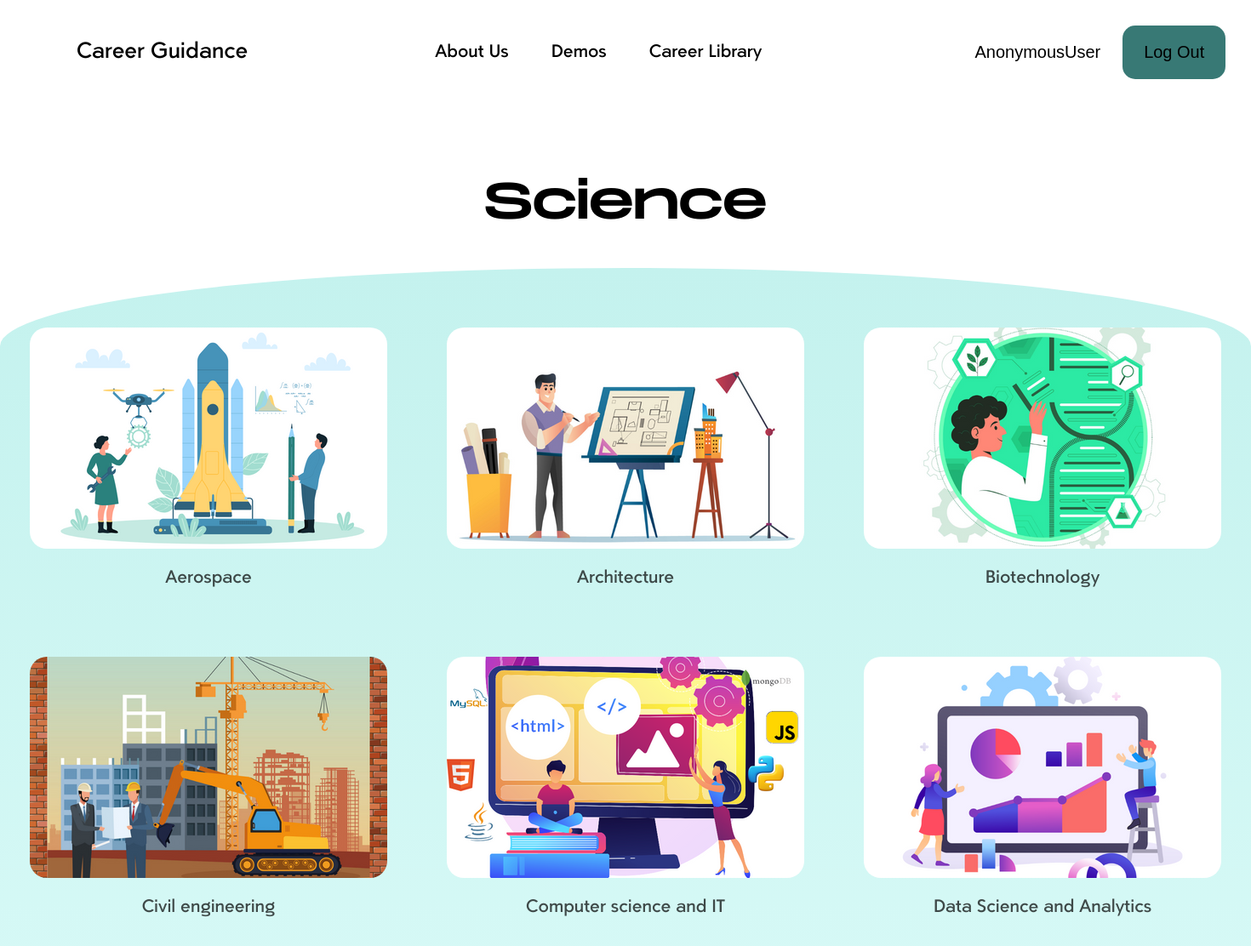
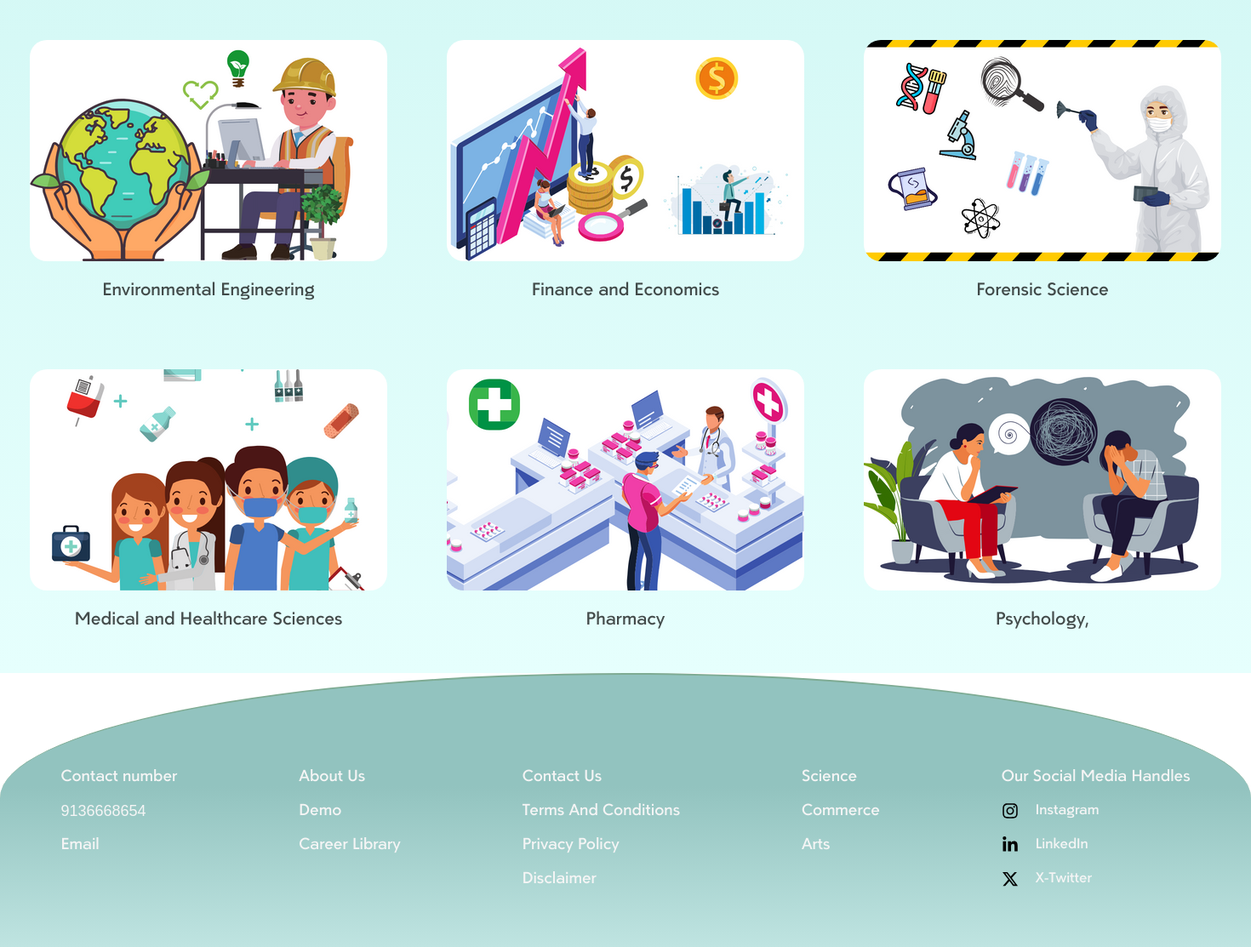
Screenshot of /stream/1 with the database file from the repository (2 pictures, top to bottom).
### app/models.py (models this page shows, shortened)
class Gallery(models.Model):
    BRANCH_CHOICES = (
        ('Science', 'science'),
        ('Commerce', 'commerce'),
        ('Arts', 'arts'),
    )
    title = models.CharField(max_length=100)
    image = models.ImageField(upload_to='static/media')
    branch = models.CharField(max_length=100, choices=BRANCH_CHOICES, default='science')

### app/views.py (the view)
# urls.py: path('stream/<id>', views.stream, name='stream'),
def stream(request, id):
    stream = ""
    if id == '1':
        stream = "Science"
    elif id == '2':
        stream = 'Commerce'
    elif id == '3':
        stream = 'Arts'
    gallery_objects = Gallery.objects.filter(branch=stream)
    context = {
        'stream': stream,
        'gallery_object': gallery_objects,
    }
    return render(request, 'stream.html', context)

### templates/stream.html (shortened to what this page needs)
<!DOCTYPE html>
<html lang="en">
<head>
    <link rel="stylesheet" href="../static/css/science.css">
</head>
<body>
    <div class="container3-1">
        <div class="navbar">
            <div class="left-header">
                    <a href="{% url 'home' %}">
                        <p>Career Guidance</p>
                    </a>
            </div>
            <div class="center-menu">
                <div class="list-1">
                    <ul class="list1-1-1">
                        <li class="list1-1">About Us</li>
                        <li class="list1-1">Demos</li>
                        <li class="list1-1">
                            <a href="{% url 'careerLibrary' %}"> Career Library </a>
                        </li>
                    </ul>
                </div>
            </div>
            <div class="login-details">
                <button> {{ user }} </button>
                <button class="lgin">
                    <a href="{% url 'logout_view' %}">
                        Log Out
                    </a>
                </button>
            </div>
        </div>
        <div class="science">
            <div class="head">
                {{stream}}
            </div>
        </div>
        <div class="sci-career-option">
            <div class="grid">
                {% for gallery_obj in gallery_object %}
                <div class="grid1">
                    <img src="{{ gallery_obj.image.url }}" alt="{{ gallery_obj.title }}" class="pics">
                    <a href="{% url 'error' %}">
                        <p class="para">{{ gallery_obj.title }}</p>
                    </a>
                </div>
                {% endfor%}
            </div>
        </div>
    </div>
    <div class="footer">
        <div class="contact">
            <p>Contact number</p>
            <p class="no">9136668654</p>
            <p>Email</p>
        </div>
        <div class="menu">
            <ul class="list1">
                <li>About Us</li>
                <li>Demo</li>
                <li>Career Library</li>
            </ul>
        </div>
        <div class="policy">
            <ul class="list2">
                <li>Contact Us</li>
                <li>Terms And Conditions</li>
                <li>Privacy Policy</li>
                <li>Disclaimer</li>
            </ul>
        </div>
        <div class="career-options">
            <ul class="list3">
                <li>Science</li>
                <li>Commerce</li>
                <li>Arts</li>
            </ul>
        </div>
        <div class="social">
            <p>Our Social Media Handles</p>
            <ul class="list4">
                <li class="list4-1"><img src="../static/img/instagram.svg" width="20px" height="20px" alt="">
                <p>Instagram</p></li>
                <li class="list4-1"><img src="../static/img/linkedin-in.svg" width="20px" height="20px" alt="">
                <p>LinkedIn</p></li>
                <li class="list4-1"><img src="../static/img/x-twitter.svg" width="20px" height="20px" alt="">
                <p>X-Twitter</p></li>
            </ul>
        </div>
    </div>
</body>
</html>

### static/css/science.css (style rules this page uses)
* { padding: 0px; margin: 0px; }
.list1-1 { list-style-type: none; }
.navbar { font-family: paloseco-medium; padding: 10px 10px; display: flex; align-items: center; font-size: 20px; }
.left-header { position: relative; left: 80px; font-size: 25px; }
.center-menu { position: relative; left: 300px; }
.login-details { position: relative; left: 550px; }
.lgin { padding: 20px 25px; color: white; background-color:#387975 ; border-radius: 15px; margin: 20px; }
.list1-1-1 { display: flex; gap: 50px; }
button { background-color: transparent; border: none; font-size: 20px; }
.science { margin-block: 80px 40px; display: flex; justify-content: center; font-size: 60px ; font-family:monument-regular ; }
.grid { display: grid; grid-template-columns: 1fr 1fr 1fr; justify-items: center; text-align: center; font-size: 20px; font-family: paloseco-medium; row-gap: 80px; }
.para { margin-top: 15px; opacity: .7; }
.pics { border-radius: 20px; }
.sci-career-option { padding-bottom: 50px; border-radius: 800px 800px 0px 0px/ 100px; padding-top: 70px; background: linear-gradient(180deg, rgba(196, 242, 238, 1) 0%, rgba(230, 255, 253, 1) 100%); }
.footer { display: flex; border-top:2px solid rgb(126, 171, 147); border-radius: 2000px 2000px 0px 0px/ 400px ; background: linear-gradient(180deg, rgba(146, 195, 191, 1) 41%, rgba(191, 228, 225, 1) 100%); color: whitesmoke; font-family:paloseco-medium; justify-content: space-around; line-height: 40px; font-size: 18px; padding-block: 100px 60px; }
li { list-style-type: none; }
.no { font-family:'Franklin Gothic Medium', 'Arial Narrow', Arial, sans-serif; }
.list4-1 { display: flex; font-size: 16px; align-items: center; gap: 20px; }
a { text-decoration: none; color: black; }

### rows the page displays
Gallery: image (picture), title "Aerospace"
Gallery: image (picture), title "Architecture"
Gallery: image (picture), title "Biotechnology"
Gallery: image (picture), title "Civil engineering"
Gallery: image (picture), title "Computer science and IT"
Gallery: image (picture), title "Data Science and Analytics"
Gallery: image (picture), title "Environmental Engineering"
Gallery: image (picture), title "Finance and Economics"
Gallery: image (picture), title "Forensic Science"
Gallery: image (picture), title "Medical and Healthcare Sciences"
Gallery: image (picture), title "Pharmacy"
Gallery: image (picture), title "Psychology,"

### other values shown
{{ user }} "AnonymousUser"
{{ stream }} "Science"
